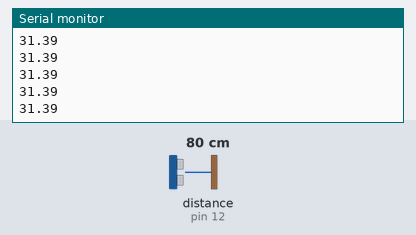
This sketch was run on a simulated Arduino Uno, built with avr-gcc and run on an emulated ATmega328P. Shown: the last lines printed to the serial monitor. Wiring (inferred from the names in the program): ultrasonic range finder: trigger pin 11; echo pin 12. Inputs (shaded band) come from the test bench; at power-on: distance to the obstacle (sensor on pin 12) 80 cm. The echo pulse lasts 58.3 µs per cm.

Above: at 1.2 s.
1.3 s: distance to the obstacle (sensor on pin 12) set to 2 cm
At 1.8 s:
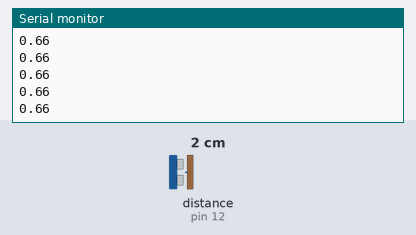
2.8 s: distance to the obstacle (sensor on pin 12) set to 4 cm
At 3.7 s:
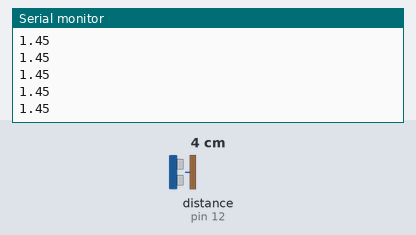
Timing chart, 0 to 5.8 s (numbered marks = the images above; inputs shaded):
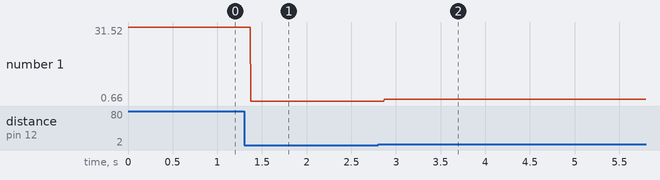

Measured:
- after the input at 1.3 s, the serial monitor: prints a new line after 0.07 s (image 1)
- after the input at 2.8 s, the serial monitor: prints a new line after 0.07 s (image 2)
- plotted number 1: 31.39 → 0.66 after the input at 1.3 s, 0.66 → 1.4 after the input at 2.8 s

The sketch:

distanceEye.ino
```cpp
const int trigPin = 11;           //connects to the echo pin on the distance sensor
const int echoPin = 12;           //connects to the trigger pin on the distance sensor

float distance = 0;               //stores the distance measured by the distance sensor

void setup()
{
  Serial.begin (9600);        //set up a serial connection with the computer

  pinMode(trigPin, OUTPUT);   //the trigger pin will output pulses of electricity
  pinMode(echoPin, INPUT);    //the echo pin will measure the duration of pulses coming back from the distance sensor

}

void loop() {
  distance = getDistance();   //variable to store the distance measured by the sensor

  Serial.print(distance);     //print the distance that was measured
  Serial.println("");      //print units after the distance
}

//------------------FUNCTIONS-------------------------------

//RETURNS THE DISTANCE MEASURED BY THE HC-SR04 DISTANCE SENSOR
float getDistance()
{
  float echoTime;                   //variable to store the time it takes for a ping to bounce off an object
  float calcualtedDistance;         //variable to store the distance calculated from the echo time

  //send out an ultrasonic pulse that's 10ms long
  digitalWrite(trigPin, HIGH);
  delayMicroseconds(10);
  digitalWrite(trigPin, LOW);

  echoTime = pulseIn(echoPin, HIGH);      //use the pulsein command to see how long it takes for the
                                          //pulse to bounce back to the sensor

  calcualtedDistance = echoTime / 148.0;  //calculate the distance of the object that reflected the pulse (half the bounce time multiplied by the speed of sound)

  return calcualtedDistance;              //send back the distance that was calculated
}
```
